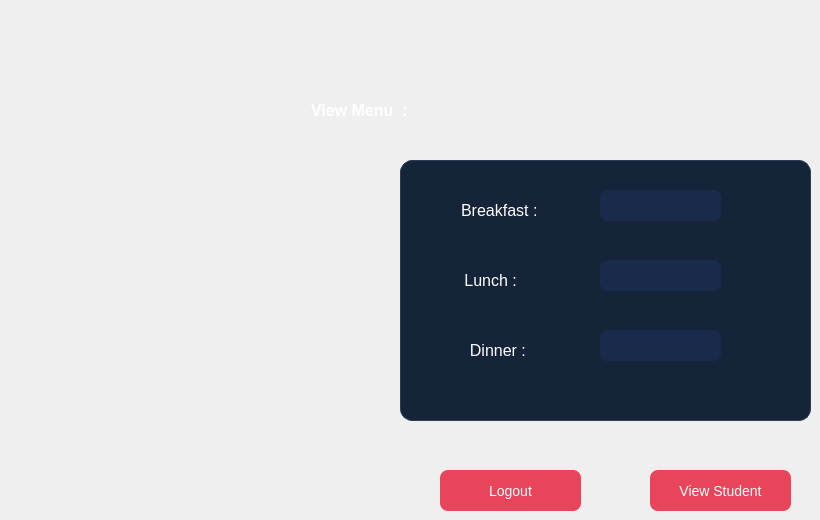
    <widget class="QWidget" name="studentMenuPage">
     <widget class="QLabel" name="lblMenuTitle">
      <property name="geometry">
       <rect>
        <x>280</x>
        <y>90</y>
        <width>241</width>
        <height>41</height>
       </rect>
      </property>
      <property name="styleSheet">
       <string notr="true">border: none;
    background: transparent;
    color: white;
    font-size: 16px;
    font-weight: bold;</string>
      </property>
      <property name="text">
       <string>       View Menu  :</string>
      </property>
     </widget>
     <widget class="QLabel" name="lblMenuBreakfast">
      <property name="geometry">
       <rect>
        <x>430</x>
        <y>200</y>
        <width>131</width>
        <height>21</height>
       </rect>
      </property>
      <property name="styleSheet">
       <string notr="true">border: none;
    background: transparent;
    color: white;
    font-size: 16px;</string>
      </property>
      <property name="text">
       <string>       Breakfast :</string>
      </property>
     </widget>
     <widget class="QLabel" name="lblMenuBreakfast1">
      <property name="geometry">
       <rect>
        <x>600</x>
        <y>190</y>
        <width>121</width>
        <height>31</height>
       </rect>
      </property>
      <property name="styleSheet">
       <string notr="true">color: #a0b4c8;
font-size: 16px;
font-style: italic;
background-color: #1a2a4a;
border-radius: 8px;
padding: 5px;</string>
      </property>
      <property name="text">
       <string/>
      </property>
     </widget>
     <widget class="QLabel" name="lblMenuLunch1">
      <property name="geometry">
       <rect>
        <x>600</x>
        <y>260</y>
        <width>121</width>
        <height>31</height>
       </rect>
      </property>
      <property name="styleSheet">
       <string notr="true">color: #a0b4c8;
font-size: 16px;
font-style: italic;
background-color: #1a2a4a;
border-radius: 8px;
padding: 5px;</string>
      </property>
      <property name="text">
       <string/>
      </property>
     </widget>
     <widget class="QLabel" name="lblMenuDinner">
      <property name="geometry">
       <rect>
        <x>430</x>
        <y>340</y>
        <width>141</width>
        <height>21</height>
       </rect>
      </property>
      <property name="styleSheet">
       <string notr="true">border: none;
    background: transparent;
    color: white;
    font-size: 16px;</string>
      </property>
      <property name="text">
       <string>         Dinner :</string>
      </property>
     </widget>
     <widget class="QLabel" name="lblMenuDinner1">
      <property name="geometry">
       <rect>
        <x>600</x>
        <y>330</y>
        <width>121</width>
        <height>31</height>
       </rect>
      </property>
      <property name="styleSheet">
       <string notr="true">color: #a0b4c8;
font-size: 16px;
font-style: italic;
background-color: #1a2a4a;
border-radius: 8px;
padding: 5px;</string>
      </property>
      <property name="text">
       <string/>
      </property>
     </widget>
     <widget class="QFrame" name="frame_10">
      <property name="geometry">
       <rect>
        <x>400</x>
        <y>160</y>
        <width>411</width>
        <height>261</height>
       </rect>
      </property>
      <property name="styleSheet">
       <string notr="true">background-color: #16243a;
    border-radius: 12px;
    border: 1px solid #2a3f54;</string>
      </property>
      <property name="frameShape">
       <enum>QFrame::Shape::StyledPanel</enum>
      </property>
      <property name="frameShadow">
       <enum>QFrame::Shadow::Raised</enum>
      </property>
      <widget class="QLabel" name="lblMenuLunch">
       <property name="geometry">
        <rect>
         <x>20</x>
         <y>110</y>
         <width>131</width>
         <height>21</height>
        </rect>
       </property>
       <property name="styleSheet">
        <string notr="true">border: none;
    background: transparent;
    color: white;
    font-size: 16px;</string>
       </property>
       <property name="text">
        <string>          Lunch :</string>
       </property>
      </widget>
     </widget>
     <widget class="QPushButton" name="btnViewStudent">
      <property name="geometry">
       <rect>
        <x>650</x>
        <y>470</y>
        <width>141</width>
        <height>41</height>
       </rect>
      </property>
      <property name="styleSheet">
       <string notr="true">background-color: #e8445a;
color: white;
border-radius: 8px;
font-size: 14px;
padding: 8px;
border: none;</string>
      </property>
      <property name="text">
       <string>View Student</string>
      </property>
     </widget>
     <widget class="QPushButton" name="btnLogoutStudentMenu">
      <property name="geometry">
       <rect>
        <x>440</x>
        <y>470</y>
        <width>141</width>
        <height>41</height>
       </rect>
      </property>
      <property name="styleSheet">
       <string notr="true">background-color: #e8445a;
color: white;
border-radius: 8px;
font-size: 14px;
padding: 8px;
border: none;</string>
      </property>
      <property name="text">
       <string>Logout</string>
      </property>
     </widget>
     <zorder>frame_10</zorder>
     <zorder>lblMenuTitle</zorder>
     <zorder>lblMenuBreakfast</zorder>
     <zorder>lblMenuBreakfast1</zorder>
     <zorder>lblMenuLunch1</zorder>
     <zorder>lblMenuDinner</zorder>
     <zorder>lblMenuDinner1</zorder>
     <zorder>btnViewStudent</zorder>
     <zorder>btnLogoutStudentMenu</zorder>
    </widget>
